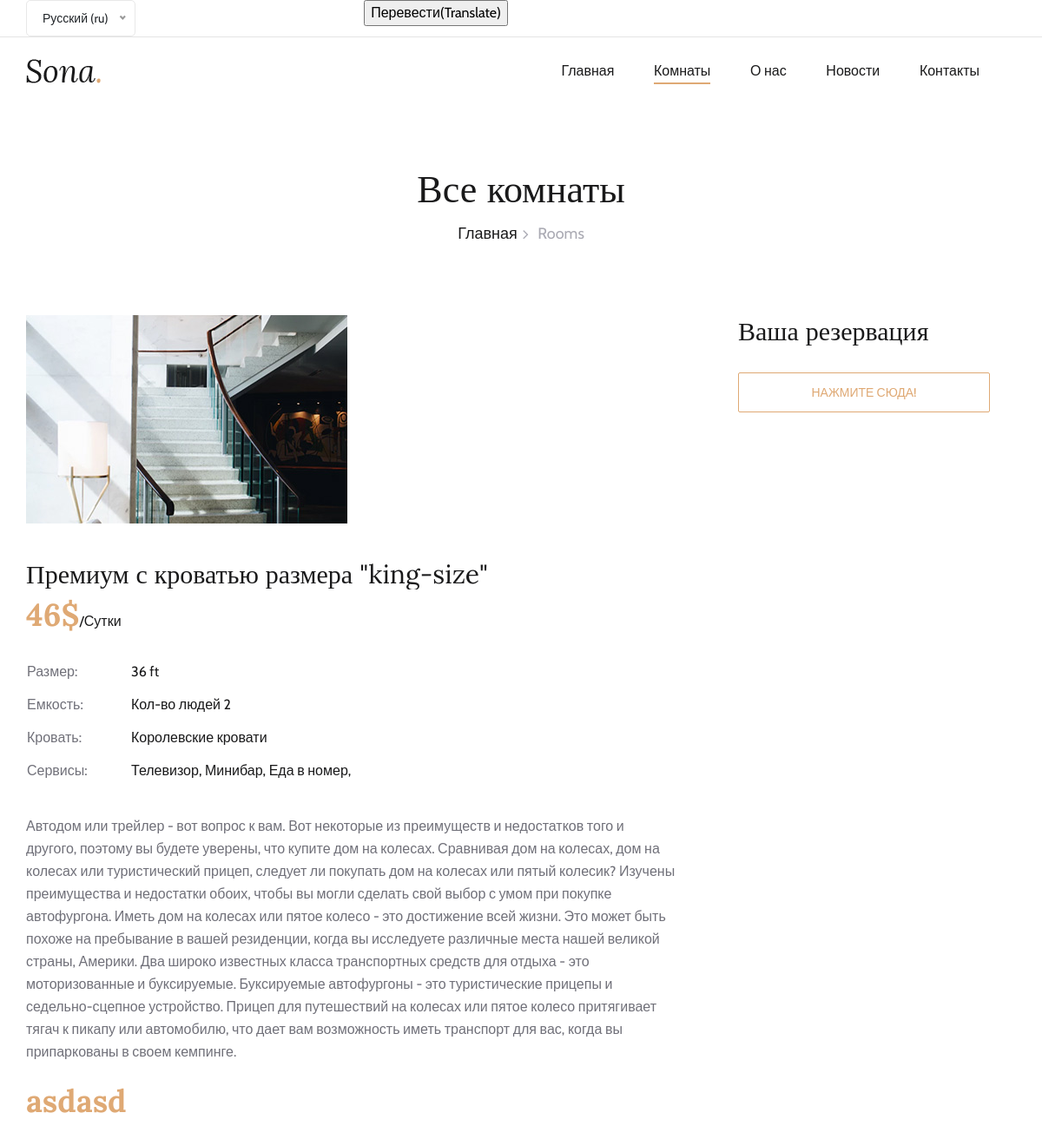
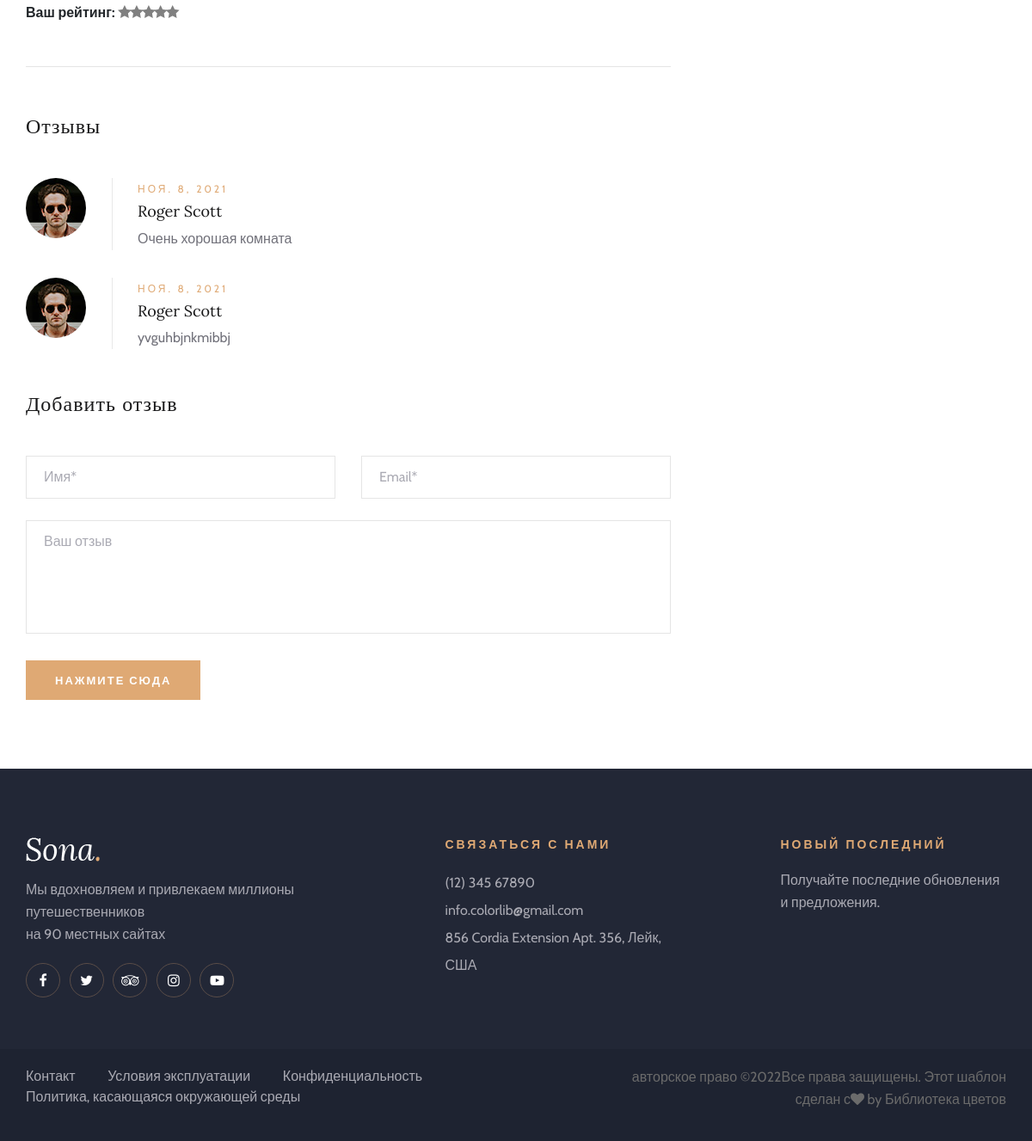
The app's page /ru/rooms/PremiumKingRoom/ with its own data (2 pictures, top to bottom).
### hotel_list/models.py (models this page shows, shortened)
class Rooms(models.Model):
    name = models.CharField("Имя", max_length = 150)
    cost = models.IntegerField("Цена", default = 0, help_text = "указывать сумму в долларах")
    size = models.PositiveSmallIntegerField("Размер номера", help_text = "указывать размер в футах")
    capacity = models.PositiveSmallIntegerField("Кол-во персон", )
    bed = models.CharField("Краткое описание спального места", max_length = 150 )
    services = models.ManyToManyField(Services)
    description = models.TextField("Описание")
    img = models.ImageField("Фотография комнаты", upload_to = "Rooms_shots/")
    url = models.SlugField(max_length = 130, unique = True)
    reservaton = models.BooleanField("Резервация")
    class Meta:
        verbose_name = "Комната"
        verbose_name_plural = "Комнаты"
    def get_review(self):
        return self.reviews_set.all()

class Services(models.Model):
    name = models.CharField("Имя сервиса", max_length = 150)
    class Meta:
        verbose_name = "Сервис"
        verbose_name_plural = "Сервисы"

class Reviews(models.Model):
    email = models.EmailField()
    name = models.CharField("Имя", max_length=100)
    text = models.TextField("Сообщение", max_length=5000)
    room = models.ForeignKey(Rooms, verbose_name="комната", on_delete=models.CASCADE)
    date = models.DateField("Дата")
    parent = models.ForeignKey('self', verbose_name = "Родитель", on_delete = models.SET_NULL, blank = True, null = True)
    class Meta:
        verbose_name = "Отзыв к комнате"
        verbose_name_plural = "Отзывы к комнатам"

### hotel_list/views.py (the view, shortened to what this page needs)
# urls.py: path("rooms/<slug:slug>/", views.RoomsDetailView.as_view(), name="rooms_detail"),
class RoomsDetailView(DetailView):
    model = Rooms
    slug_field = "url"
    template_name = "room_details.html"
    def get_context_data(self, **kwargs):
        context = super().get_context_data(**kwargs)
        slug = self.slug_field
        context["star_form"] = RatingForm()
        return context

### hotel_list/forms.py
class RatingForm(forms.ModelForm):
    star = forms.ModelChoiceField(
        queryset=RatingStar.objects.all(), widget=forms.RadioSelect(), empty_label=None
    )
    class Meta:
        model = Rating
        fields = ("star",)

### hotel_list/models.py (called while the page is built)
    def __str__(self):
        return f'{self.value}'

### templates/room_details.html (shortened to what this page needs)
{% extends 'base.html' %}
{% load static i18n %}
{% block menu %}
                                <ul>
                                    <li><a href="{% url 'home' %}">{% trans 'Главная' %}</a></li>
                                    <li class="active"><a href="{% url 'rooms' %}">{% trans 'Комнаты' %}</a></li>
                                    <li><a href="{% url 'about_us' %}">{% trans 'О нас' %}</a></li>
                                    <li><a href="{% url 'news' %}">{% trans 'Новости' %}</a></li>
                                    <li><a href="{% url 'contact' %}">{% trans 'Контакты' %}</a></li>
                                </ul>
{% endblock %}
{% block content %}
    <div class="breadcrumb-section">
        <div class="container">
            <div class="row">
                <div class="col-lg-12">
                    <div class="breadcrumb-text">
                        <h2>{% trans 'Все комнаты' %}</h2>
                        <div class="bt-option">
                            <a href="./home.html">{% trans 'Главная' %}</a>
                            <span>Rooms</span>
                        </div>
                    </div>
                </div>
            </div>
        </div>
    </div>
    <section class="room-details-section spad">
        <div class="container">
            <div class="row">
                <div class="col-lg-8">
                    <div class="room-details-item">
                        <img src="{{ rooms.img.url }}" alt="">
                        <div class="rd-text">
                            <div class="rd-title">
                                <h3>{{ rooms.name }}</h3>
                            </div>
                            <h2>{{ rooms.cost }}$<span>/{% trans 'Сутки' %}</span></h2>
                            <table>
                                <tbody>
                                    <tr>
                                        <td class="r-o">{% trans 'Размер' %}:</td>
                                        <td>{{ rooms.size }} ft</td>
                                    </tr>
                                    <tr>
                                        <td class="r-o">{% trans 'Емкость' %}:</td>
                                        <td>{% trans 'Кол-во людей' %} {{ rooms.capacity }}</td>
                                    </tr>
                                    <tr>
                                        <td class="r-o">{% trans 'Кровать' %}:</td>
                                        <td>{{ rooms.bed }}</td>
                                    </tr>
                                    <tr>
                                        <td class="r-o">{% trans 'Сервисы' %}:</td>
                                        <td>{% for service in rooms.services.all %}
                                            {{ service.name }},
                                            {% endfor %}</td>
                                    </tr>
                                </tbody>
                            </table>
                            <p class="f-para">{{ rooms.description }}</p>
                            <h2 id="rooms__data">asdasd</h2>
                        </div>
                        <form action="{% url 'add_rating' %}" method="post" name="rating">
                                    <b>{% trans 'Ваш рейтинг' %}:</b>
                                    <div class="rating" style="display:inline-block;">
                                    </div>
                                </form>
                    </div>
                    <div class="rd-reviews">
                        <h4>{% trans 'Отзывы' %}</h4>
                        {% for review in rooms.get_review %}
                        <div class="review-item">
                            <div class="ri-pic">
                                <img src="{% static 'img/room/avatar/avatar-1.jpg' %}" alt="">
                            </div>
                            <div class="ri-text">
                                <span>{{ review.date }}</span>
                                <h5>{{ review.name }}</h5>
                                <p>{{ review.text }}</p>
                            </div>
                        </div>
                        {% endfor %}
                    </div>
                    <div class="review-add">
                        <h4>{% trans 'Добавить отзыв' %}</h4>
                        <form action="{% url 'room_add_review' rooms.id %}" class="ra-form" method="post" id="ReviewForm">
                            <div class="row">
                                <div class="col-lg-6" >
                                    <input type="text" name="name" placeholder="{% trans 'Имя' %}*">
                                </div>
                                <div class="col-lg-6">
                                    <input type="text" name="email" placeholder="Email*">
                                </div>
                                <div class="col-lg-12">
                                    <textarea placeholder="{% trans 'Ваш отзыв' %}" name="text" id="contactcomment"></textarea>
                                    <button type="submit">{% trans 'Нажмите сюда' %}</button>
                                </div>
                            </div>
                        </form>
                    </div>
                </div>
                <div class="col-lg-4">
                    <div class="room-booking">
                        <h3>{% trans 'Ваша резервация' %}</h3>
                            <button type="button" style="display: block;border: 1px solid #dfa974;border-radius: 2px;font-weight: 500;background: transparent;width: 100%; height: 46px;
                            margin-top: 30px;">
                                <a style="font-size: 14px;text-transform: uppercase;color: #dfa974;" href="{% url 'contact_room' rooms.url %}">{% trans 'Нажмите сюда' %}!</a>
                            </button>
                    </div>
                </div>
            </div>
        </div>
    </section>
{% endblock %}

### templates/base.html (shortened to what this page needs)
<!DOCTYPE html>
{% load i18n room_tag %}
{% load static %}
{% load static i18n %}
<html lang="zxx">
<head>
    <link rel="stylesheet" href="{% static 'css/bootstrap.min.css' %}" type="text/css">
    <link rel="stylesheet" href="{% static 'css/font-awesome.min.css' %}" type="text/css">
    <link rel="stylesheet" href="{% static 'css/elegant-icons.css' %}" type="text/css">
    <link rel="stylesheet" href="{% static 'css/flaticon.css' %}" type="text/css">
    <link rel="stylesheet" href="{% static 'css/owl.carousel.min.css' %}" type="text/css">
    <link rel="stylesheet" href="{% static 'css/nice-select.css' %}" type="text/css">
    <link rel="stylesheet" href="{% static 'css/jquery-ui.min.css' %}" type="text/css">
    <link rel="stylesheet" href="{% static 'css/magnific-popup.css' %}" type="text/css">
    <link rel="stylesheet" href="{% static 'css/slicknav.min.css' %}" type="text/css">
    <link rel="stylesheet" href="{% static 'css/style.css' %}" type="text/css">
</head>
<body>
    <header class="header-section">
        <div class="top-nav">
            <div class="container">
                <div class="row">
                    <div class="col-lg-6">
                        <div class="tn-right">
                            <form action="{% url 'set_language' %}" method="post">{% csrf_token %}
                            {% get_current_language as LANGUAGE_CODE %}
                            {% get_available_languages as LANGUAGES %}
                            {% get_language_info_list for LANGUAGES as languages %}
                        <input type="submit" value="Перевести(Translate)">
                    </form>
                        </div>
                    </div>
                </div>
            </div>
        </div>
        <div class="menu-item">
            <div class="container">
                <div class="row">
                    <div class="col-lg-2">
                        <div class="logo">
                            <a href="./index.html">
                                <img src="{% static 'img/logo.png' %}" alt="">
                            </a>
                        </div>
                    </div>
                    <div class="col-lg-10">
                        <div class="nav-menu">
                            <nav class="mainmenu">
                                {% block menu %}
                                {% endblock %}
                            </nav>
                        </div>
                    </div>
                </div>
            </div>
        </div>
    </header>
{% block content %}
{% endblock %}
    <footer class="footer-section">
        <div class="container">
            <div class="footer-text">
                <div class="row">
                    <div class="col-lg-4">
                        <div class="ft-about">
                            <div class="logo">
                                <a href="#">
                                    <img src="{% static 'img/footer-logo.png' %}" alt="">
                                </a>
                            </div>
                            <p>{% trans 'Мы вдохновляем и привлекаем миллионы путешественников' %}<br />{% trans 'на 90 местных сайтах' %}</p>
                            <div class="fa-social">
                                <a href="#"><i class="fa fa-facebook"></i></a>
                                <a href="#"><i class="fa fa-twitter"></i></a>
                                <a href="#"><i class="fa fa-tripadvisor"></i></a>
                                <a href="#"><i class="fa fa-instagram"></i></a>
                                <a href="#"><i class="fa fa-youtube-play"></i></a>
                            </div>
                        </div>
                    </div>
                    <div class="col-lg-3 offset-lg-1">
                        <div class="ft-contact">
                            <h6>{% trans 'Связаться с нами' %}</h6>
                            <ul>
                                <li>(12) 345 67890</li>
                                <li>info.colorlib@gmail.com</li>
                                <li>{% trans '856 Cordia Extension Apt. 356, Лейк, США' %}</li>
                            </ul>
                        </div>
                    </div>
                    <div class="col-lg-3 offset-lg-1">
                        <div class="ft-newslatter">
                            <h6>{% trans 'Новый последний' %}</h6>
                            <p>{% trans 'Получайте последние обновления и предложения.' %}</p>
                        </div>
                    </div>
                </div>
            </div>
        </div>
        <div class="copyright-option">
            <div class="container">
                <div class="row">
                    <div class="col-lg-7">
                        <ul>
                            <li><a href="#">{% trans 'Контакт' %}</a></li>
                            <li><a href="#">{% trans 'Условия эксплуатации' %}</a></li>
                            <li><a href="#">{% trans 'Конфиденциальность' %}</a></li>
                            <li><a href="#">{% trans 'Политика, касающаяся окружающей среды' %}</a></li>
                        </ul>
                    </div>
                    <div class="col-lg-5">
                        <div class="co-text"><p>
  {% trans 'авторское право' %} &copy;<script>document.write(new Date().getFullYear());</script>{% trans 'Все права защищены. Этот шаблон сделан с' %}<i class="fa fa-heart" aria-hidden="true"></i> by <a  target="_blank">{% trans 'Библиотека цветов' %}</a>
  </p></div>
                    </div>
                </div>
            </div>
        </div>
    </footer>
</body>
</html>

### records on screen
Rooms: img (picture), name "Премиум с кроватью размера \"king-size\"", cost "46", size "36", capacity "2", bed "Королевские кровати", description "Автодом или трейлер - вот вопрос к вам. Вот некоторые из преимуществ и недостатков того и другого, поэтому вы будете уверены, что купите дом на колесах. Сравнивая дом на колесах, дом на колесах или туристический прицеп, следует ли покупать дом на колесах или пятый колесик? Изучены преимущества и недостатки обоих, чтобы вы могли сделать свой выбор с умом при покупке автофургона. Иметь дом на колесах или пятое колесо - это достижение всей жизни. Это может быть похоже на пребывание в вашей резиденции, когда вы исследуете различные места нашей великой страны, Америки. Два широко известных класса транспортных средств для отдыха - это моторизованные и буксируемые. Буксируемые автофургоны - это…"
Services: name "Телевизор"
Services: name "Минибар"
Services: name "Еда в номер"
Reviews: date "НОЯ. 8, 2021", name "Roger Scott", text "Очень хорошая комната"
Reviews: date "НОЯ. 8, 2021", name "Roger Scott", text "yvguhbjnkmibbj"
